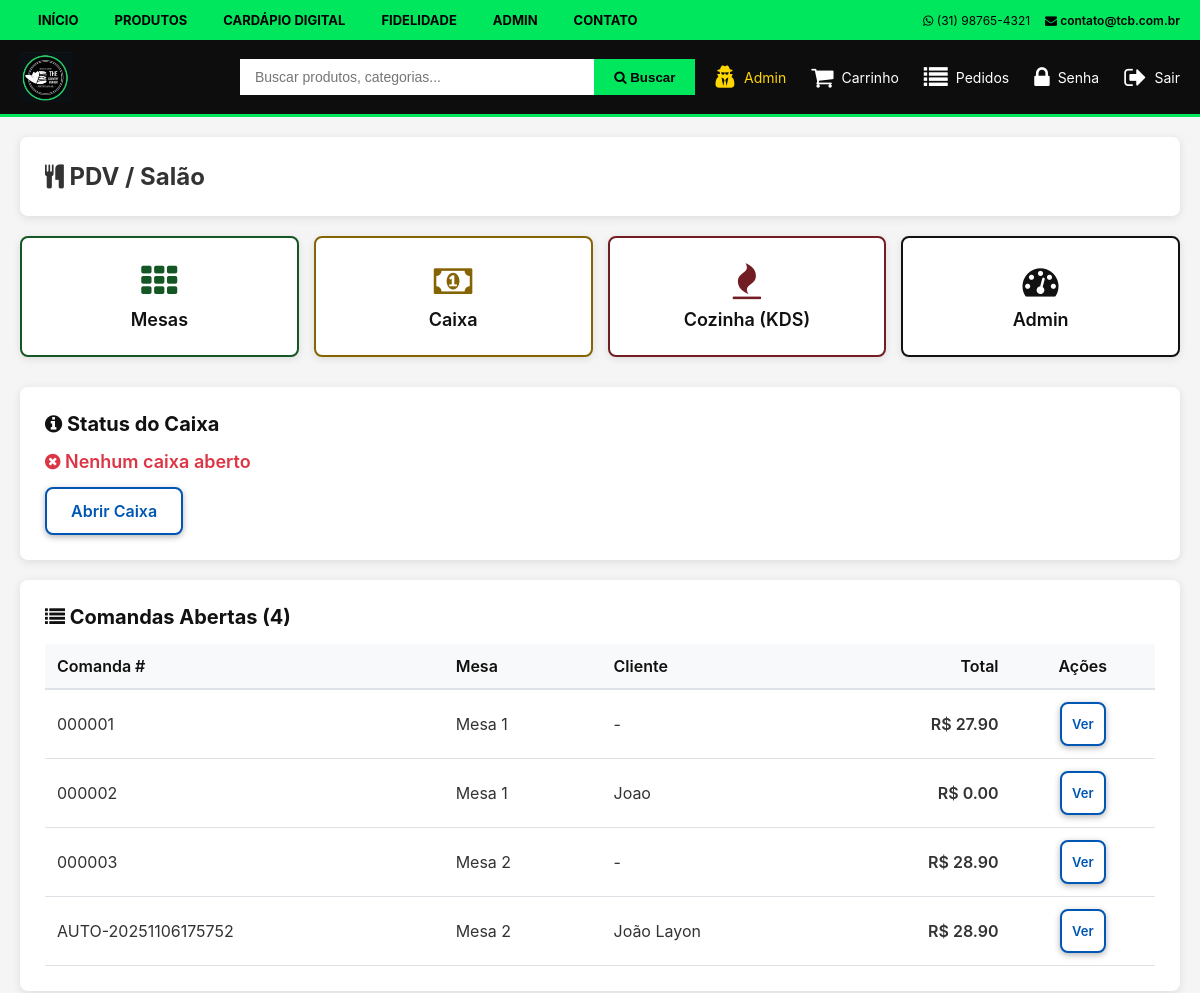
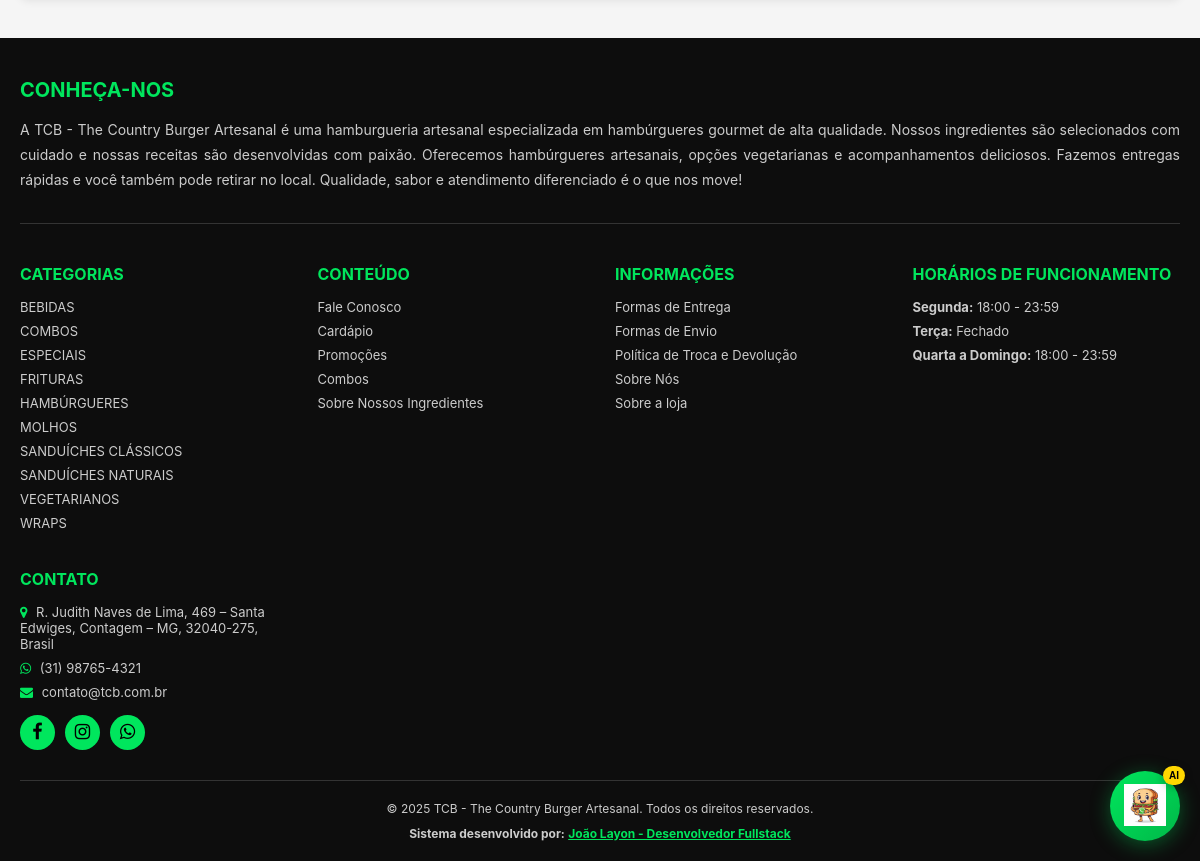
Page /pdv/ (signed in) on the committed database (2 pictures, top to bottom).
### app/models.py (models this page shows, shortened)
class Comanda(db.Model):
    id = db.Column(db.Integer, primary_key=True)
    comanda_number = db.Column(db.String(20), unique=True, nullable=False)
    table_id = db.Column(db.Integer, db.ForeignKey('table.id'), nullable=True)
    customer_name = db.Column(db.String(200))
    status = db.Column(db.String(20), default='open')
    total = db.Column(db.Float, default=0)
    opened_at = db.Column(db.DateTime, default=utcnow_brasilia)
    closed_at = db.Column(db.DateTime, nullable=True)
    waiter_id = db.Column(db.Integer, db.ForeignKey('user.id'), nullable=True)
    access_pin = db.Column(db.String(4), nullable=True)
    created_at = db.Column(db.DateTime, default=utcnow_brasilia)
    table = db.relationship('Table', backref='comandas')
    waiter = db.relationship('User', foreign_keys=[waiter_id])
    items = db.relationship('ComandaItem', backref='comanda', lazy=True, cascade='all, delete-orphan')

class Table(db.Model):
    id = db.Column(db.Integer, primary_key=True)
    table_number = db.Column(db.String(20), unique=True, nullable=False)
    capacity = db.Column(db.Integer, default=4)
    status = db.Column(db.String(20), default='available')
    current_order_id = db.Column(db.Integer, db.ForeignKey('order.id'), nullable=True)
    opened_at = db.Column(db.DateTime, nullable=True)
    waiter_id = db.Column(db.Integer, db.ForeignKey('user.id'), nullable=True)
    qr_code_url = db.Column(db.String(500), nullable=True)
    access_pin = db.Column(db.String(4), nullable=True)
    created_at = db.Column(db.DateTime, default=utcnow_brasilia)
    waiter = db.relationship('User', foreign_keys=[waiter_id])
    current_order = db.relationship('Order', foreign_keys=[current_order_id], post_update=True)

class Category(db.Model):
    id = db.Column(db.Integer, primary_key=True)
    name = db.Column(db.String(100), nullable=False, unique=True)
    description = db.Column(db.Text)
    image_url = db.Column(db.String(500))
    created_at = db.Column(db.DateTime, default=utcnow_brasilia)
    products = db.relationship('Product', backref='category', lazy=True)

### app/routes/pdv.py (the view)
@pdv_bp.route('/')
@login_required
@admin_or_waiter_required
def index():
    tables = Table.query.order_by(Table.table_number).all()
    open_comandas = Comanda.query.filter_by(status='open').all()
    open_cash = CashRegister.query.filter_by(status='open').first()
    return render_template('pdv/index.html',
                         tables=tables,
                         open_comandas=open_comandas,
                         open_cash=open_cash)

### app/models.py (called while the page is built)
    @staticmethod
    def get_setting(key, default=None):
        setting = StoreSettings.query.filter_by(setting_key=key).first()
        return setting.setting_value if setting else default

### app/routes/pdv.py (called while the page is built)
def admin_or_waiter_required(f):
    @wraps(f)
    def decorated_function(*args, **kwargs):
        if not current_user.is_authenticated:
            flash('Acesso restrito. Faça login.', 'danger')
            return redirect(url_for('auth.login'))
        if not (current_user.is_admin or current_user.role in ['waiter', 'manager']):
            flash('Acesso restrito a garçons e administradores.', 'danger')
            return redirect(url_for('main.index'))
        return f(*args, **kwargs)
    return decorated_function

### app/templates/pdv/index.html (shortened to what this page needs)
{% extends "base.html" %}
{% block content %}
<div class="pdv-container">
    <div class="pdv-card">
        <h2 style="margin: 0;"><i class="fa fa-cutlery"></i> PDV / Salão</h2>
    </div>
    <div class="pdv-shortcut-grid">
        <a href="{{ url_for('pdv.tables') }}" class="pdv-shortcut-card green">
            <i class="fa fa-th pdv-shortcut-icon"></i>
            <div class="pdv-shortcut-label">Mesas</div>
        </a>
        <a href="{{ url_for('pdv.cash_register') }}" class="pdv-shortcut-card orange">
            <i class="fa fa-money pdv-shortcut-icon"></i>
            <div class="pdv-shortcut-label">Caixa</div>
        </a>
        <a href="{{ url_for('kitchen.kds') }}" class="pdv-shortcut-card red">
            <i class="fa fa-fire pdv-shortcut-icon"></i>
            <div class="pdv-shortcut-label">Cozinha (KDS)</div>
        </a>
        <a href="{{ url_for('admin.dashboard') }}" class="pdv-shortcut-card dark">
            <i class="fa fa-dashboard pdv-shortcut-icon"></i>
            <div class="pdv-shortcut-label">Admin</div>
        </a>
    </div>
    <div class="pdv-card">
        <h3><i class="fa fa-info-circle"></i> Status do Caixa</h3>
        {% if open_cash %}
            <div class="pdv-status-open" style="font-size: 18px; margin-bottom: 10px;">
                <i class="fa fa-check-circle"></i> Caixa Aberto
            </div>
            <p><strong>Aberto por:</strong> {{ open_cash.user.username }}</p>
            <p><strong>Saldo inicial:</strong> R$ {{ "%.2f"|format(open_cash.opening_balance) }}</p>
            <p><strong>Saldo atual:</strong> R$ {{ "%.2f"|format(open_cash.calculate_expected_balance()) }}</p>
        {% else %}
            <div class="pdv-status-closed" style="font-size: 18px;">
                <i class="fa fa-times-circle"></i> Nenhum caixa aberto
            </div>
            <a href="{{ url_for('pdv.cash_register') }}" class="btn btn-primary" style="margin-top: 15px;">Abrir Caixa</a>
        {% endif %}
    </div>
    {% if open_comandas %}
    <div class="pdv-card">
        <h3><i class="fa fa-list"></i> Comandas Abertas ({{ open_comandas|length }})</h3>
        <div style="overflow-x: auto;">
            <table class="pdv-table">
                <thead>
                    <tr>
                        <th>Comanda #</th>
                        <th>Mesa</th>
                        <th>Cliente</th>
                        <th style="text-align: right;">Total</th>
                        <th style="text-align: center;">Ações</th>
                    </tr>
                </thead>
                <tbody>
                    {% for comanda in open_comandas %}
                    <tr>
                        <td>{{ comanda.comanda_number }}</td>
                        <td>{% if comanda.table %}Mesa {{ comanda.table.table_number }}{% else %}-{% endif %}</td>
                        <td>{{ comanda.customer_name or '-' }}</td>
                        <td style="text-align: right; font-weight: 600;">R$ {{ "%.2f"|format(comanda.total) }}</td>
                        <td style="text-align: center;">
                            <a href="{{ url_for('pdv.comanda_detail', comanda_id=comanda.id) }}" class="btn btn-sm btn-primary">Ver</a>
                        </td>
                    </tr>
                    {% endfor %}
                </tbody>
            </table>
        </div>
    </div>
    {% endif %}
</div>
{% endblock %}

### app/templates/base.html (shortened to what this page needs)
<!DOCTYPE html>
<html lang="pt-BR">
<head>
    <link rel="stylesheet" href="https://cdnjs.cloudflare.com/ajax/libs/font-awesome/4.7.0/css/font-awesome.min.css">
    <link rel="stylesheet" href="{{ url_for('static', filename='css/style.css') }}">
</head>
<body>
    <nav class="top_nav">
        <div class="top_nav_container">
            <ul class="top_nav_left">
                <li><a href="{{ url_for('main.index') }}">Início</a></li>
                <li><a href="{{ url_for('main.index') }}#produtos">Produtos</a></li>
                <li><a href="{{ url_for('digital_menu.index') }}">Cardápio Digital</a></li>
                {% if current_user.is_authenticated %}
                <li><a href="{{ url_for('loyalty.index') }}">Fidelidade</a></li>
                {% endif %}
                {% if current_user.is_authenticated and current_user.is_admin %}
                <li><a href="{{ url_for('admin.dashboard') }}">Admin</a></li>
                {% endif %}
                <li><a href="#contato">Contato</a></li>
            </ul>
            <div class="top_nav_right">
                <span><i class="fa fa-whatsapp"></i> {{ store_settings.store_phone }}</span>
                <a href="mailto:{{ store_settings.store_email }}"><i class="fa fa-envelope"></i> {{ store_settings.store_email }}</a>
            </div>
        </div>
    </nav>
    <header class="header_main">
        <div class="header_main_container">
            <a href="{{ url_for('main.index') }}" class="logo">
                {% if store_settings.store_logo %}
                    <img src="{{ store_settings.store_logo }}" alt="{{ store_settings.store_name }}" style="height: 50px;">
                {% else %}
                    <h1 style="color: var(--color-red); font-size: 24px; font-weight: 700; margin: 0;">{{ store_settings.store_name }}</h1>
                {% endif %}
            </a>
            <form class="search-form" action="{{ url_for('main.search') }}" method="GET">
                <input type="text" name="q" class="search-input" placeholder="Buscar produtos, categorias..." value="{{ request.args.get('q', '') }}">
                <button type="submit" class="search-btn">
                    <i class="fa fa-search"></i> Buscar
                </button>
            </form>
            <div class="header_actions">
                {% if current_user.is_authenticated %}
                    {% if current_user.is_admin %}
                        <a href="{{ url_for('admin.dashboard') }}" class="header_action" style="color: #FFD700;">
                            <i class="fa fa-user-secret"></i>
                            <span>Admin</span>
                        </a>
                    {% endif %}
                    <a href="{{ url_for('cart.view_cart') }}" class="header_action">
                        <i class="fa fa-shopping-cart"></i>
                        <span>Carrinho</span>
                    </a>
                    <a href="{{ url_for('cart.my_orders') }}" class="header_action">
                        <i class="fa fa-list"></i>
                        <span>Pedidos</span>
                    </a>
                    <a href="{{ url_for('auth.change_password') }}" class="header_action">
                        <i class="fa fa-lock"></i>
                        <span>Senha</span>
                    </a>
                    <a href="{{ url_for('auth.logout') }}" class="header_action">
                        <i class="fa fa-sign-out"></i>
                        <span>Sair</span>
                    </a>
                {% endif %}
            </div>
        </div>
    </header>
    {% block content %}{% endblock %}
    <div id="aiChatWidget" class="ai-chat-widget">
        <button id="aiChatToggle" class="ai-chat-toggle" title="Assistente Virtual">
            <img src="{{ url_for('static', filename='images/sandwich_whatsapp_mascot.png') }}" alt="Assistente Virtual" class="ai-chat-icon">
            <span class="ai-chat-badge">AI</span>
        </button>
    </div>
    <footer class="footer">
        <div class="footer_container">
            <div class="footer_about">
                <h3>CONHEÇA-NOS</h3>
                <p>A {{ store_settings.store_name }} é uma hamburgueria artesanal especializada em hambúrgueres gourmet de alta qualidade. Nossos ingredientes são selecionados com cuidado e nossas receitas são desenvolvidas com paixão. Oferecemos hambúrgueres artesanais, opções vegetarianas e acompanhamentos deliciosos. Fazemos entregas rápidas e você também pode retirar no local. Qualidade, sabor e atendimento diferenciado é o que nos move!</p>
            </div>
            <div class="footer_grid">
                <div class="footer_column">
                    <h3>Categorias</h3>
                    <ul>
                        {% for category in categories %}
                        <li><a href="{{ url_for('main.category_products', category_id=category.id) }}">{{ category.name|upper }}</a></li>
                        {% endfor %}
                    </ul>
                </div>
                <div class="footer_column">
                    <h3>Conteúdo</h3>
                    <ul>
                        <li><a href="#contato">Fale Conosco</a></li>
                        <li><a href="{{ url_for('main.index') }}">Cardápio</a></li>
                        <li><a href="{{ url_for('main.index') }}#produtos">Promoções</a></li>
                        <li><a href="#">Combos</a></li>
                        <li><a href="#">Sobre Nossos Ingredientes</a></li>
                    </ul>
                </div>
                <div class="footer_column">
                    <h3>Informações</h3>
                    <ul>
                        <li><a href="#">Formas de Entrega</a></li>
                        <li><a href="#">Formas de Envio</a></li>
                        <li><a href="#">Política de Troca e Devolução</a></li>
                        <li><a href="#">Sobre Nós</a></li>
                        <li><a href="#">Sobre a loja</a></li>
                    </ul>
                </div>
                <div class="footer_column">
                    <h3>Horários de Funcionamento</h3>
                    <ul>
                        <li><strong>Segunda:</strong> {{ store_settings.opening_hours_monday }}</li>
                        <li><strong>Terça:</strong> {{ store_settings.opening_hours_tuesday }}</li>
                        <li><strong>Quarta a Domingo:</strong> {{ store_settings.opening_hours_wednesday }}</li>
                    </ul>
                </div>
                <div class="footer_column">
                    <h3>Contato</h3>
                    <ul>
                        <li><i class="fa fa-map-marker"></i> {{ store_settings.store_address }}</li>
                        <li><i class="fa fa-whatsapp"></i> {{ store_settings.store_phone }}</li>
                        <li><i class="fa fa-envelope"></i> {{ store_settings.store_email }}</li>
                    </ul>
                    <div class="footer_social">
                        <a href="#" title="Facebook"><i class="fa fa-facebook"></i></a>
                        <a href="#" title="Instagram"><i class="fa fa-instagram"></i></a>
                        <a href="https://wa.me/{{ store_settings.store_whatsapp }}" target="_blank" title="WhatsApp"><i class="fa fa-whatsapp"></i></a>
                    </div>
                </div>
            </div>
            <div class="footer_bottom">
                <p>&copy; 2025 {{ store_settings.store_name }}. Todos os direitos reservados.</p>
                <p style="margin-top: 10px;">
                    <strong>Sistema desenvolvido por:</strong>
                    <a href="https://dujao22.github.io/Apresentacao_Solucoes_Digitais-/" target="_blank" style="color: var(--color-red); font-weight: bold;">
                        João Layon - Desenvolvedor Fullstack
                    </a>
                </p>
            </div>
        </div>
    </footer>
</body>
</html>

### rows in the picture
Comanda: comanda_number "000001", table.table_number "1", customer_name "-", total "27.90"
Comanda: comanda_number "000002", table.table_number "1", customer_name "Joao", total "0.00"
Comanda: comanda_number "000003", table.table_number "2", customer_name "-", total "28.90"
Comanda: comanda_number "AUTO-20251106175752", table.table_number "2", customer_name "João Layon", total "28.90"
Category: name "BEBIDAS"
Category: name "COMBOS"
Category: name "ESPECIAIS"
Category: name "FRITURAS"
Category: name "HAMBÚRGUERES"
Category: name "MOLHOS"
Category: name "SANDUÍCHES CLÁSSICOS"
Category: name "SANDUÍCHES NATURAIS"
Category: name "VEGETARIANOS"
Category: name "WRAPS"

### other values in the picture
{{ store_settings.store_phone }} "(31) 98765-4321"
{{ store_settings.store_email }} "contato@tcb.com.br"
{{ open_comandas|length }} "4"
{{ store_settings.store_name }} "TCB - The Country Burger Artesanal"
{{ store_settings.opening_hours_monday }} "18:00 - 23:59"
{{ store_settings.opening_hours_tuesday }} "Fechado"
{{ store_settings.opening_hours_wednesday }} "18:00 - 23:59"
{{ store_settings.store_address }} "R. Judith Naves de Lima, 469 – Santa Edwiges, Contagem – MG, 32040-275, Brasil"
